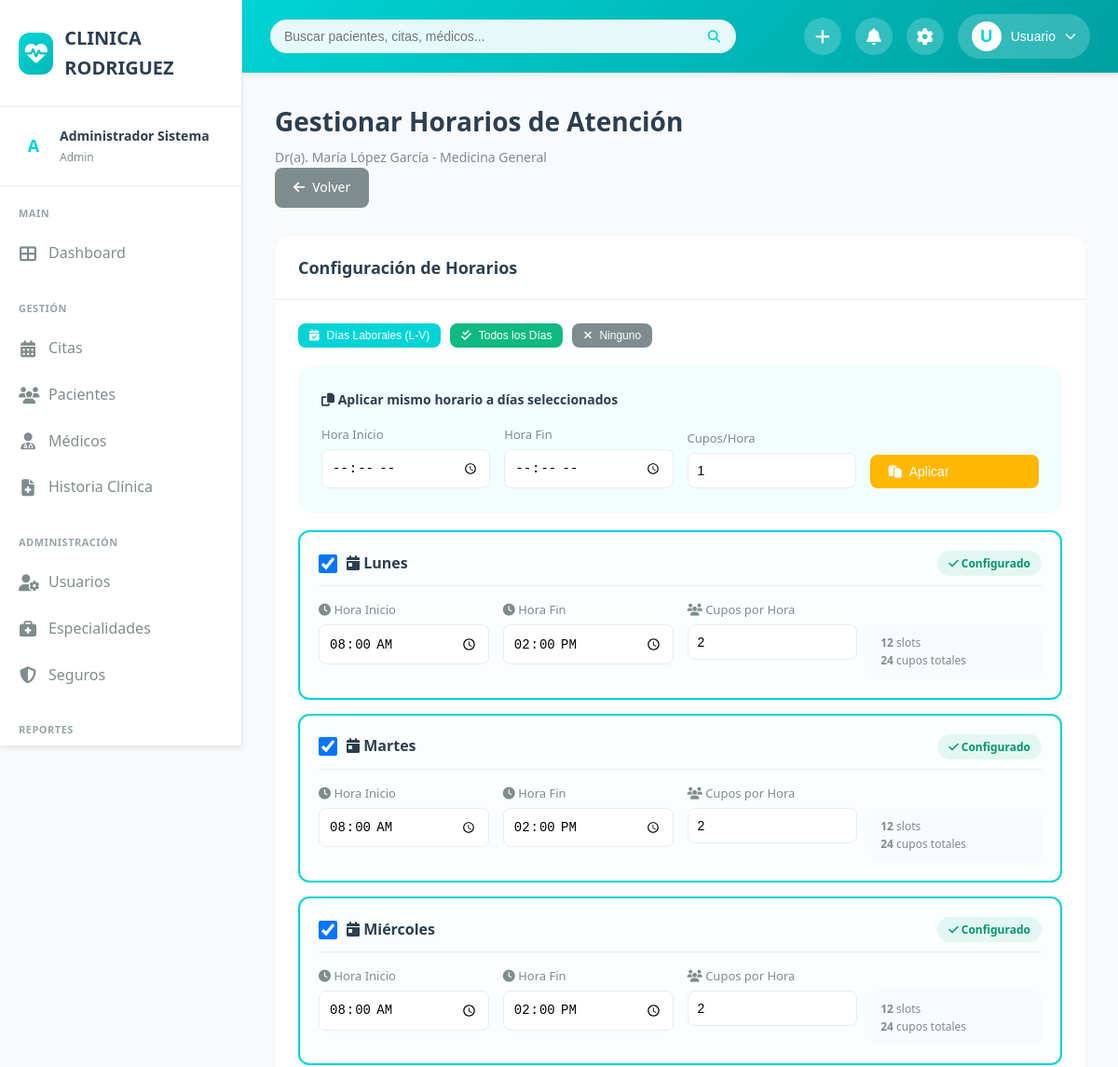
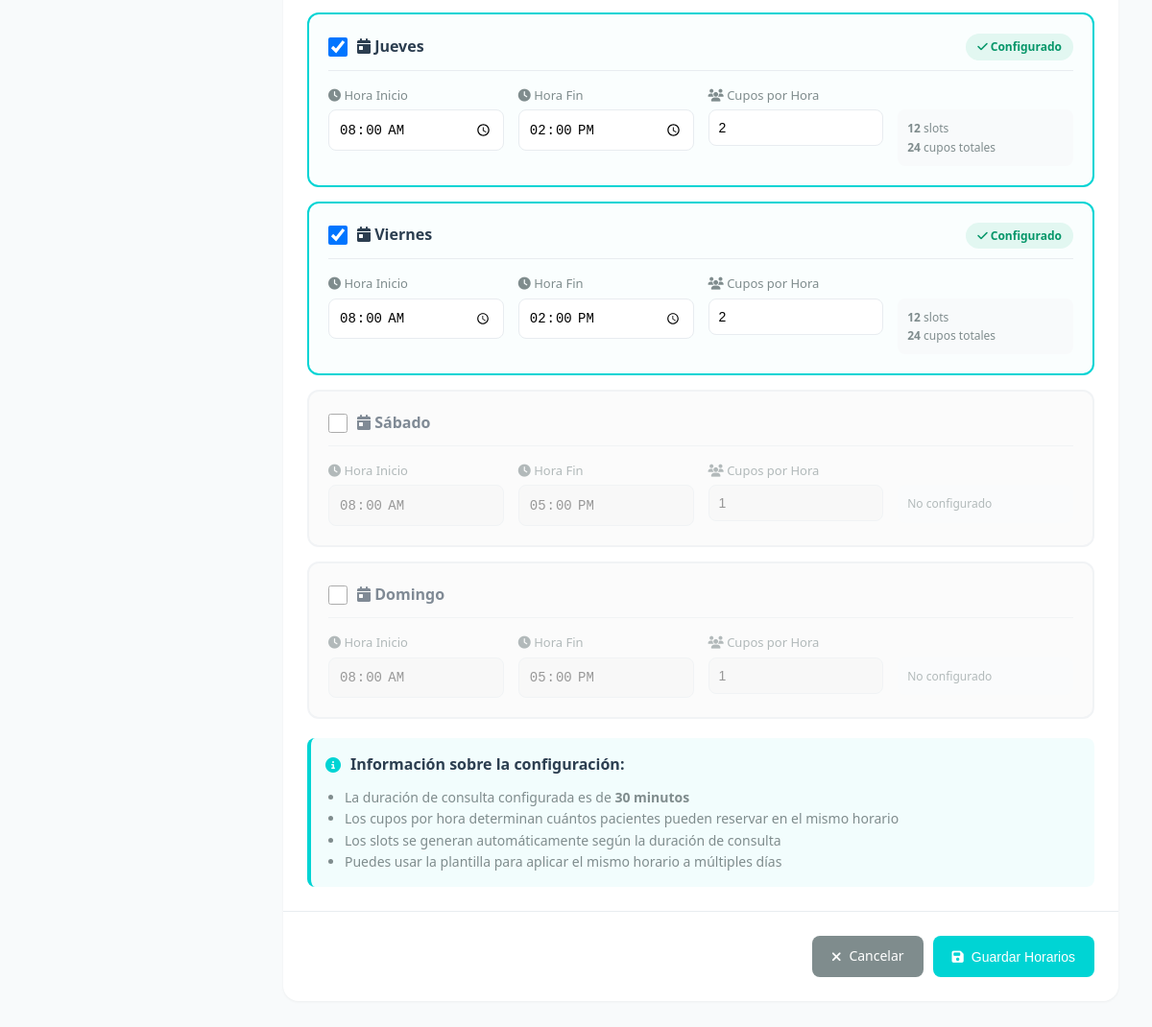
Page /gestionar-horarios.php?medico_id=1 (signed in) on the committed database (2 pictures, top to bottom).
### tables this page shows
CREATE TABLE `medicos` (
  `id` int(11) NOT NULL,
  `usuario_id` int(11) NOT NULL,
  `especialidad_id` int(11) NOT NULL,
  `numero_colegiatura` varchar(50) NOT NULL,
  `consultorio` varchar(50) DEFAULT NULL,
  `duracion_consulta` int(11) DEFAULT 30 COMMENT 'Duración en minutos',
  `estado` enum('activo','inactivo') DEFAULT 'activo'
);

CREATE TABLE `especialidades` (
  `id` int(11) NOT NULL,
  `nombre` varchar(100) NOT NULL,
  `descripcion` text DEFAULT NULL,
  `estado` enum('activo','inactivo') DEFAULT 'activo',
  `fecha_creacion` timestamp NOT NULL DEFAULT current_timestamp()
);

CREATE TABLE `horarios_medicos` (
  `id` int(11) NOT NULL,
  `medico_id` int(11) NOT NULL,
  `dia_semana` enum('lunes','martes','miercoles','jueves','viernes','sabado','domingo') NOT NULL,
  `hora_inicio` time NOT NULL,
  `hora_fin` time NOT NULL,
  `cupos_por_hora` int(11) DEFAULT 2,
  `estado` enum('activo','inactivo') DEFAULT 'activo'
);

### public/gestionar-horarios.php (the view, shortened to what this page needs)
<?php
$database = new Database();
$db = $database->getConnection();
$medico_id = $_GET['medico_id'] ?? null;
$query = "SELECT m.*, CONCAT(u.nombre, ' ', u.apellido) as nombre_completo, e.nombre as especialidad
          FROM medicos m
          INNER JOIN usuarios u ON m.usuario_id = u.id
          INNER JOIN especialidades e ON m.especialidad_id = e.id
          WHERE m.id = :id";
$stmt = $db->prepare($query);
$stmt->bindParam(':id', $medico_id);
$stmt->execute();
$medico = $stmt->fetch(PDO::FETCH_ASSOC);
$query_horarios = "SELECT * FROM horarios_medicos WHERE medico_id = :medico_id ORDER BY FIELD(dia_semana, 'lunes', 'martes', 'miercoles', 'jueves', 'viernes', 'sabado', 'domingo')";
$stmt_horarios = $db->prepare($query_horarios);
$stmt_horarios->bindParam(':medico_id', $medico_id);
$stmt_horarios->execute();
$horarios_actuales = $stmt_horarios->fetchAll(PDO::FETCH_ASSOC);
$horarios = [];
foreach ($horarios_actuales as $horario) {
    $horarios[$horario['dia_semana']] = $horario;
}
$dias_semana = [
    'lunes' => 'Lunes',
    'martes' => 'Martes',
    'miercoles' => 'Miércoles',
    'jueves' => 'Jueves',
    'viernes' => 'Viernes',
    'sabado' => 'Sábado',
    'domingo' => 'Domingo'
];
?>
<!DOCTYPE html>
<html lang="es">
<head>
    <link rel="stylesheet" href="css/styles.css">
    <link rel="stylesheet" href="https://cdnjs.cloudflare.com/ajax/libs/font-awesome/6.4.0/css/all.min.css">
</head>
<body>
    <div class="main-wrapper">
        <?php include '../includes/sidebar.php'; ?>
        <div class="main-content">
            <?php include '../includes/header.php'; ?>
            <div class="dashboard-content">
                <div class="page-header">
                    <div>
                        <h1 class="page-title">Gestionar Horarios de Atención</h1>
                        <p class="page-subtitle">
                            Dr(a). <?php echo htmlspecialchars($medico['nombre_completo']); ?> -
                            <?php echo htmlspecialchars($medico['especialidad']); ?>
                        </p>
                    </div>
                    <a href="medicos.php" class="btn btn-secondary">
                        <i class="fas fa-arrow-left"></i> Volver
                    </a>
                </div>
                <form method="POST" action="gestionar-horarios.php?medico_id=<?php echo $medico_id; ?>" id="formHorarios">
                    <div class="card">
                        <div class="card-header">
                            <h3 class="card-title">Configuración de Horarios</h3>
                        </div>
                        <div class="card-body">
                            <div class="quick-actions">
                                <button type="button" onclick="seleccionarDiasLaborales()" class="btn btn-sm btn-primary">
                                    <i class="fas fa-calendar-check"></i> Días Laborales (L-V)
                                </button>
                                <button type="button" onclick="seleccionarTodos()" class="btn btn-sm btn-success">
                                    <i class="fas fa-check-double"></i> Todos los Días
                                </button>
                                <button type="button" onclick="deseleccionarTodos()" class="btn btn-sm btn-secondary">
                                    <i class="fas fa-times"></i> Ninguno
                                </button>
                            </div>
                            <div class="card" style="margin-bottom: 20px; background: rgba(0, 212, 212, 0.05);">
                                <div class="card-body">
                                    <h4 style="margin: 0 0 15px 0; font-size: 14px; color: var(--text-primary);">
                                        <i class="fas fa-copy"></i> Aplicar mismo horario a días seleccionados
                                    </h4>
                                    <div style="display: grid; grid-template-columns: repeat(auto-fit, minmax(150px, 1fr)); gap: 15px; align-items: end;">
                                        <div class="campo-horario">
                                            <label>Hora Inicio</label>
                                            <input type="time" id="plantilla_inicio" class="form-control">
                                        </div>
                                        <div class="campo-horario">
                                            <label>Hora Fin</label>
                                            <input type="time" id="plantilla_fin" class="form-control">
                                        </div>
                                        <div class="campo-horario">
                                            <label>Cupos/Hora</label>
                                            <input type="number" id="plantilla_cupos" class="form-control" min="1" max="10" value="1">
                                        </div>
                                        <button type="button" onclick="aplicarPlantilla()" class="btn btn-warning">
                                            <i class="fas fa-paste"></i> Aplicar
                                        </button>
                                    </div>
                                </div>
                            </div>
                            <?php foreach ($dias_semana as $dia_key => $dia_nombre): ?>
                            <?php
                            $horario_dia = $horarios[$dia_key] ?? null;
                            $activo = $horario_dia !== null;
                            ?>
                            <div class="horario-dia <?php echo $activo ? 'activo' : 'inactivo'; ?>" id="dia_<?php echo $dia_key; ?>">
                                <div class="horario-header">
                                    <label>
                                        <input type="checkbox"
                                               name="dia_<?php echo $dia_key; ?>"
                                               id="check_<?php echo $dia_key; ?>"
                                               <?php echo $activo ? 'checked' : ''; ?>
                                               onchange="toggleDia('<?php echo $dia_key; ?>')">
                                        <span>
                                            <i class="fas fa-calendar-day"></i>
                                            <?php echo $dia_nombre; ?>
                                        </span>
                                    </label>
                                    <?php if ($activo): ?>
                                    <span class="badge badge-success">
                                        <i class="fas fa-check"></i> Configurado
                                    </span>
                                    <?php endif; ?>
                                </div>
                                <div class="horario-campos">
                                    <div class="campo-horario">
                                        <label>
                                            <i class="fas fa-clock"></i> Hora Inicio
                                        </label>
                                        <input type="time"
                                               name="hora_inicio_<?php echo $dia_key; ?>"
                                               id="hora_inicio_<?php echo $dia_key; ?>"
                                               class="form-control"
                                               value="<?php echo $horario_dia ? date('H:i', strtotime($horario_dia['hora_inicio'])) : '08:00'; ?>"
                                               <?php echo !$activo ? 'disabled' : ''; ?>>
                                    </div>
                                    <div class="campo-horario">
                                        <label>
                                            <i class="fas fa-clock"></i> Hora Fin
                                        </label>
                                        <input type="time"
                                               name="hora_fin_<?php echo $dia_key; ?>"
                                               id="hora_fin_<?php echo $dia_key; ?>"
                                               class="form-control"
                                               value="<?php echo $horario_dia ? date('H:i', strtotime($horario_dia['hora_fin'])) : '17:00'; ?>"
                                               <?php echo !$activo ? 'disabled' : ''; ?>>
                                    </div>
                                    <div class="campo-horario">
                                        <label>
                                            <i class="fas fa-users"></i> Cupos por Hora
                                        </label>
                                        <input type="number"
                                               name="cupos_<?php echo $dia_key; ?>"
                                               id="cupos_<?php echo $dia_key; ?>"
                                               class="form-control"
                                               min="1"
                                               max="10"
                                               value="<?php echo $horario_dia ? $horario_dia['cupos_por_hora'] : 1; ?>"
                                               <?php echo !$activo ? 'disabled' : ''; ?>>
                                    </div>
                                    <div class="campo-horario">
                                        <div style="padding: 10px; background: var(--background-main); border-radius: 8px; font-size: 12px; color: var(--text-secondary);">
                                            <?php if ($horario_dia): ?>
                                                <?php
                                                $inicio = strtotime($horario_dia['hora_inicio']);
                                                $fin = strtotime($horario_dia['hora_fin']);
                                                $duracion = ($fin - $inicio) / 3600;
                                                $slots = ceil($duracion * 60 / $medico['duracion_consulta']);
                                                $total_cupos = $slots * $horario_dia['cupos_por_hora'];
                                                ?>
                                                <div><strong><?php echo $slots; ?></strong> slots</div>
                                                <div><strong><?php echo $total_cupos; ?></strong> cupos totales</div>
                                            <?php else: ?>
                                                <div>No configurado</div>
                                            <?php endif; ?>
                                        </div>
                                    </div>
                                </div>
                            </div>
                            <?php endforeach; ?>
                            <div style="margin-top: 20px; padding: 15px; background: rgba(0, 212, 212, 0.05); border-left: 4px solid var(--primary-color); border-radius: 8px;">
                                <div style="display: flex; align-items: center; gap: 10px; margin-bottom: 10px;">
                                    <i class="fas fa-info-circle" style="color: var(--primary-color);"></i>
                                    <strong>Información sobre la configuración:</strong>
                                </div>
                                <ul style="margin: 0; padding-left: 20px; font-size: 14px; color: var(--text-secondary);">
                                    <li>La duración de consulta configurada es de <strong><?php echo $medico['duracion_consulta']; ?> minutos</strong></li>
                                    <li>Los cupos por hora determinan cuántos pacientes pueden reservar en el mismo horario</li>
                                    <li>Los slots se generan automáticamente según la duración de consulta</li>
                                    <li>Puedes usar la plantilla para aplicar el mismo horario a múltiples días</li>
                                </ul>
                            </div>
                        </div>
                        <div class="card-body" style="border-top: 1px solid var(--border-color); display: flex; gap: 10px; justify-content: flex-end;">
                            <a href="medicos.php" class="btn btn-secondary">
                                <i class="fas fa-times"></i> Cancelar
                            </a>
                            <button type="submit" class="btn btn-primary">
                                <i class="fas fa-save"></i> Guardar Horarios
                            </button>
                        </div>
                    </div>
                </form>
            </div>
        </div>
    </div>
</body>
</html>

### rows in the picture
medicos: especialidad.nombre "Medicina General", duracion_consulta "30"
horarios_medicos: hora_inicio "08:00", hora_fin "14:00", cupos_por_hora "2", slots "12", total_cupos "24"
horarios_medicos: hora_inicio "08:00", hora_fin "14:00", cupos_por_hora "2", slots "12", total_cupos "24"
horarios_medicos: hora_inicio "08:00", hora_fin "14:00", cupos_por_hora "2", slots "12", total_cupos "24"
horarios_medicos: hora_inicio "08:00", hora_fin "14:00", cupos_por_hora "2", slots "12", total_cupos "24"
horarios_medicos: hora_inicio "08:00", hora_fin "14:00", cupos_por_hora "2", slots "12", total_cupos "24"

### other values in the picture
substr($user_name, 0, 1) "A"
$user_name . ' ' . $user_apellido "Administrador Sistema"
$user_role "Admin"
substr($nombre, 0, 1) "U"
explode(' ', $nombre)[0] "Usuario"
$medico['nombre_completo'] "María López García"
$dia_nombre "Lunes"
$dia_nombre "Martes"
$dia_nombre "Miércoles"
$dia_nombre "Jueves"
$dia_nombre "Viernes"
$dia_nombre "Sábado"
$dia_nombre "Domingo"
